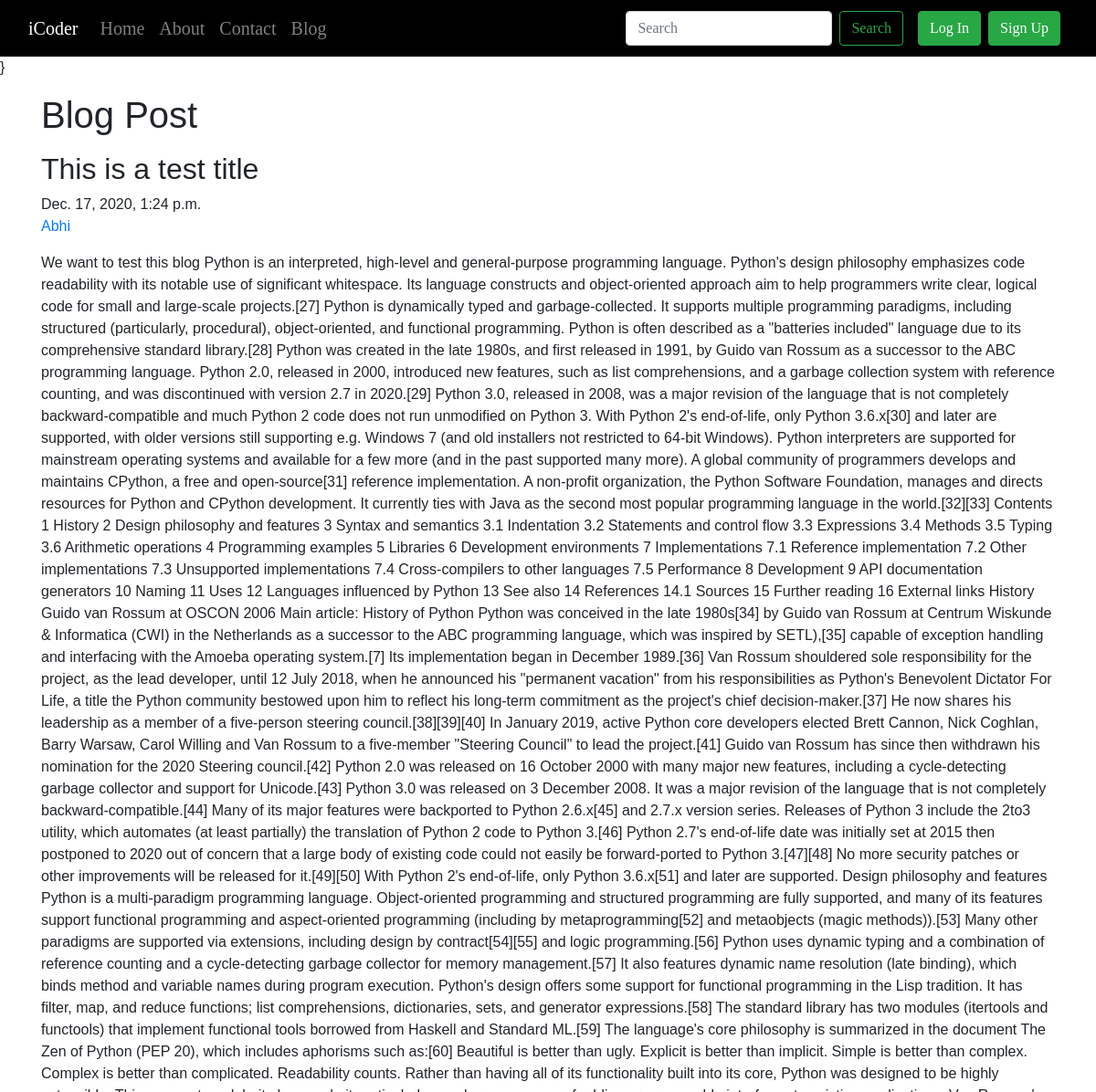
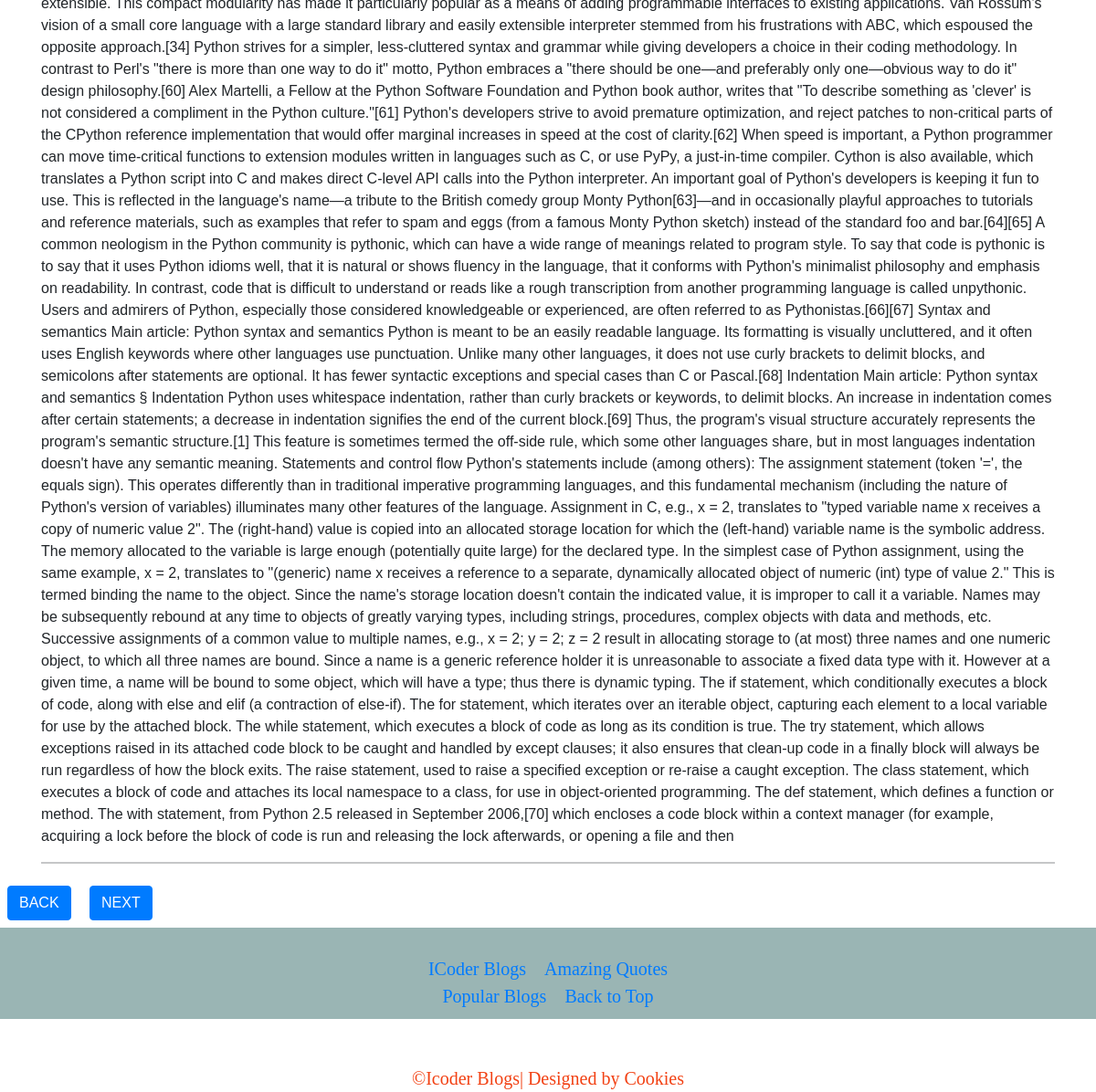
Screenshot of /blogging/first-post with the database file from the repository (2 pictures, top to bottom).
### blogging/models.py (models this page shows, shortened)
class Post(models.Model):
    sno = models.AutoField(primary_key=True)
    title = models.CharField(max_length=255)
    content = models.TextField()
    author = models.CharField(max_length=20)
    slug = models.CharField(max_length=120)
    timeStamp = models.DateTimeField(blank=True)

### blogging/views.py (the view)
# urls.py: path('<str:slug>', views.bloggingPost, name='bloggingPost'),
def bloggingPost(request, slug):
    post = Post.objects.filter().first()
    context = {'post' : post}
    return render(request, 'blogging/blogpost.html', context)

### blogging/templates/blogging/blogpost.html (shortened to what this page needs)
{% extends 'base.html' %}
{% load static %}
{% block body %}
      <div class="container my-3">
          <h1 class="display-4"><p style="font-size:40px">Blog Post</p></h1>
        <h2 class="blog-post-title">{{post.title}}</h2>
        <p class="blog-post-meta">{{post.timeStamp}}<br><a href="/about">{{post.author}}</a></p>
        <p>{{post.content}}</p>
        <hr>
    </div>
    <footers>
    <a href="" class=" btn btn-primary m-2" >BACK</a>
    <a href="" class=" btn btn-primary m-2">NEXT </a>
    </footers>
 {% endblock body %}

### home/static/home/css/pp.css (style rules this page uses)
html, body { height: 100%; font-weight:100; }
body { font-family: Arial; }

### blogging/templates/blogging/blogpost.html (style rules this page uses)
body { background-image: url('https://images.squarespace-cdn.com/content/v1/569d4b5afb36b14cb9816729/1453169206422-NSC12UTKE3N9JX44J7Q3/ke17ZwdGBToddI8pDm48kNbtElRT21_JiTRyuwgy1vB7gQa3H78H3Y0txjaiv_0fDoOvxcdMmMKkDsyUqMSsMWxHk725yiiHCCLfrh8O1z4YTzHvnKhyp6Da-NYroOW3ZGjoBKy3azqku80C789l0kMlYkjvFlctRdmAM11rxFQbDqQneBP5WJrgBA3-YG-FkoMahGbGTbFnRJQx6apT4g/Silver-Blur-Background-Wallpaper.jpg?format=1000w'); background-size: 100% 100%; }

### rows the page displays
Post: title "This is a test title", timeStamp "Dec. 17, 2020, 1:24 p.m.", author "Abhi", content "We want to test this blog Python is an interpreted, high-level and general-purpose programming language. Python's design philosophy emphasizes code readability with its notable use of significant whitespace. Its language constructs and object-oriented approach aim to help programmers write clear, logical code for small and large-scale projects.[27] Python is dynamically typed and garbage-collected. It supports multiple programming paradigms, including structured (particularly, procedural), object-oriented, and functional programming. Python is often described as a \"batteries included\" language due to its comprehensive standard library.[28] Python was created in the late 1980s, and first…"
